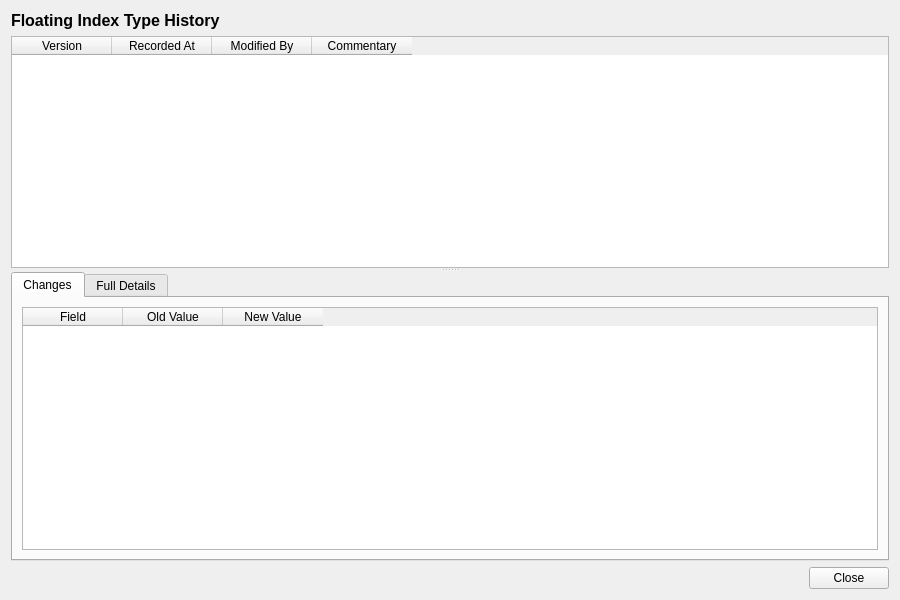
<?xml version="1.0" encoding="UTF-8"?>
<ui version="4.0">
 <class>FloatingIndexTypeHistoryDialog</class>
 <widget class="QWidget" name="FloatingIndexTypeHistoryDialog">
  <property name="geometry">
   <rect>
    <x>0</x>
    <y>0</y>
    <width>900</width>
    <height>600</height>
   </rect>
  </property>
  <property name="windowTitle">
   <string>Floating Index Type History</string>
  </property>
  <layout class="QVBoxLayout" name="verticalLayout">
   <item>
    <widget class="QLabel" name="titleLabel">
     <property name="font">
      <font>
       <pointsize>12</pointsize>
       <bold>true</bold>
      </font>
     </property>
     <property name="text">
      <string>Floating Index Type History</string>
     </property>
    </widget>
   </item>
   <item>
    <widget class="QSplitter" name="splitter">
     <property name="orientation">
      <enum>Qt::Vertical</enum>
     </property>
     <widget class="QTableWidget" name="versionListWidget">
      <property name="minimumHeight">
       <number>150</number>
      </property>
      <property name="maximumHeight">
       <number>250</number>
      </property>
      <property name="alternatingRowColors">
       <bool>true</bool>
      </property>
      <property name="editTriggers">
       <set>QAbstractItemView::NoEditTriggers</set>
      </property>
      <property name="selectionMode">
       <enum>QAbstractItemView::SingleSelection</enum>
      </property>
      <property name="selectionBehavior">
       <enum>QAbstractItemView::SelectRows</enum>
      </property>
      <column>
       <property name="text">
        <string>Version</string>
       </property>
      </column>
      <column>
       <property name="text">
        <string>Recorded At</string>
       </property>
      </column>
      <column>
       <property name="text">
        <string>Modified By</string>
       </property>
      </column>
      <column>
       <property name="text">
        <string>Commentary</string>
       </property>
      </column>
     </widget>
     <widget class="QWidget" name="detailWidget">
      <layout class="QVBoxLayout" name="detailLayout">
       <property name="leftMargin">
        <number>0</number>
       </property>
       <property name="topMargin">
        <number>0</number>
       </property>
       <property name="rightMargin">
        <number>0</number>
       </property>
       <property name="bottomMargin">
        <number>0</number>
       </property>
       <item>
        <widget class="QTabWidget" name="tabWidget">
         <property name="currentIndex">
          <number>0</number>
         </property>
         <widget class="QWidget" name="changesTab">
          <attribute name="title">
           <string>Changes</string>
          </attribute>
          <layout class="QVBoxLayout" name="changesTabLayout">
           <item>
            <widget class="QTableWidget" name="changesTableWidget">
             <property name="editTriggers">
              <set>QAbstractItemView::NoEditTriggers</set>
             </property>
             <property name="alternatingRowColors">
              <bool>true</bool>
             </property>
             <property name="selectionMode">
              <enum>QAbstractItemView::SingleSelection</enum>
             </property>
             <property name="selectionBehavior">
              <enum>QAbstractItemView::SelectRows</enum>
             </property>
             <column>
              <property name="text">
               <string>Field</string>
              </property>
             </column>
             <column>
              <property name="text">
               <string>Old Value</string>
              </property>
             </column>
             <column>
              <property name="text">
               <string>New Value</string>
              </property>
             </column>
            </widget>
           </item>
          </layout>
         </widget>
         <widget class="QWidget" name="fullDetailsTab">
          <attribute name="title">
           <string>Full Details</string>
          </attribute>
          <layout class="QVBoxLayout" name="fullDetailsTabLayout">
           <item>
            <widget class="QScrollArea" name="scrollArea">
             <property name="widgetResizable">
              <bool>true</bool>
             </property>
             <widget class="QWidget" name="scrollAreaWidgetContents">
              <property name="geometry">
               <rect>
                <x>0</x>
                <y>0</y>
                <width>560</width>
                <height>450</height>
               </rect>
              </property>
              <layout class="QFormLayout" name="formLayout">
               <item row="0" column="0">
                <widget class="QLabel" name="codeLabel">
                 <property name="text">
                  <string>Code:</string>
                 </property>
                </widget>
               </item>
               <item row="0" column="1">
                <widget class="QLabel" name="codeValue">
                 <property name="text">
                  <string/>
                 </property>
                </widget>
               </item>
               <item row="1" column="0">
                <widget class="QLabel" name="descriptionLabel">
                 <property name="text">
                  <string>Description:</string>
                 </property>
                </widget>
               </item>
               <item row="1" column="1">
                <widget class="QLabel" name="descriptionValue">
                 <property name="text">
                  <string/>
                 </property>
                 <property name="wordWrap">
                  <bool>true</bool>
                 </property>
                </widget>
               </item>
               <item row="2" column="0">
                <widget class="QLabel" name="versionNumberLabel">
                 <property name="text">
                  <string>Version:</string>
                 </property>
                </widget>
               </item>
               <item row="2" column="1">
                <widget class="QLabel" name="versionNumberValue">
                 <property name="text">
                  <string/>
                 </property>
                </widget>
               </item>
               <item row="3" column="0">
                <widget class="QLabel" name="modifiedByLabel">
                 <property name="text">
                  <string>Modified By:</string>
                 </property>
                </widget>
               </item>
               <item row="3" column="1">
                <widget class="QLabel" name="modifiedByValue">
                 <property name="text">
                  <string/>
                 </property>
                </widget>
               </item>
               <item row="4" column="0">
                <widget class="QLabel" name="recordedAtLabel">
                 <property name="text">
                  <string>Recorded At:</string>
                 </property>
                </widget>
               </item>
               <item row="4" column="1">
                <widget class="QLabel" name="recordedAtValue">
                 <property name="text">
                  <string/>
                 </property>
                </widget>
               </item>
               <item row="5" column="0">
                <widget class="QLabel" name="changeCommentaryLabel">
                 <property name="text">
                  <string>Change Commentary:</string>
                 </property>
                </widget>
               </item>
               <item row="5" column="1">
                <widget class="QLabel" name="changeCommentaryValue">
                 <property name="text">
                  <string/>
                 </property>
                 <property name="wordWrap">
                  <bool>true</bool>
                 </property>
                </widget>
               </item>
              </layout>
             </widget>
            </widget>
           </item>
          </layout>
         </widget>
        </widget>
       </item>
      </layout>
     </widget>
    </widget>
   </item>
   <item>
    <layout class="QHBoxLayout" name="buttonLayout">
     <item>
      <spacer name="horizontalSpacer">
       <property name="orientation">
        <enum>Qt::Horizontal</enum>
       </property>
       <property name="sizeHint" stdset="0">
        <size><width>40</width><height>20</height></size>
       </property>
      </spacer>
     </item>
     <item>
      <widget class="QPushButton" name="closeButton">
       <property name="text">
        <string>Close</string>
       </property>
      </widget>
     </item>
    </layout>
   </item>
  </layout>
 </widget>
 <resources/>
 <connections/>
</ui>
